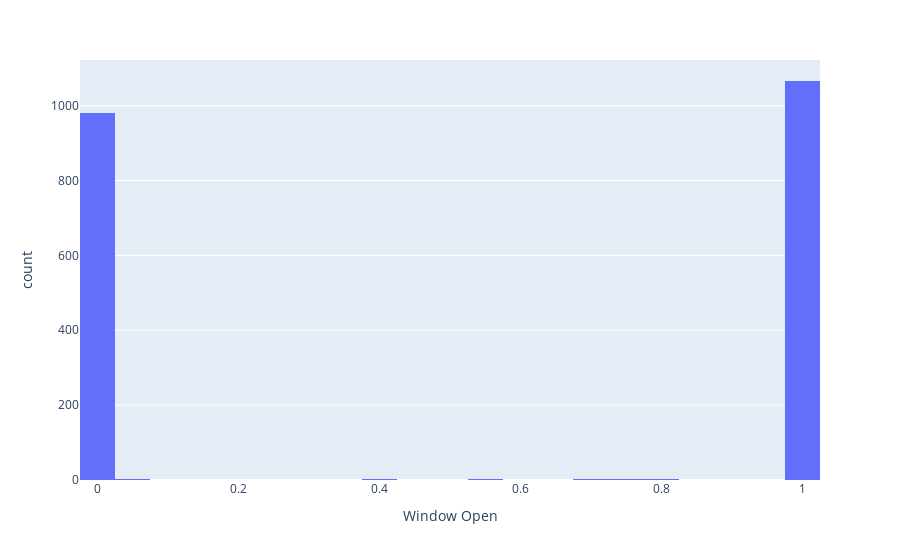

Here is the notebook cell this chart was saved with:
### Code cell
px.histogram(dftime_30, x="Window Open")

### Figure 1 — Plotly figure (JSON) as saved in the notebook; plotly's stock layout.template omitted (floating-point values rounded to 4 significant figures; data arrays with more than 128 entries replaced by an {"elided": "..."} marker saying what was removed)
{"data": [{"alignmentgroup": "True", "bingroup": "x", "hovertemplate": "Window Open=%{x}<br>count=%{y}<extra></extra>", "legendgroup": "", "marker": {"color": "#636efa", "pattern": {"shape": ""}}, "name": "", "offsetgroup": "", "orientation": "v", "showlegend": false, "type": "histogram", "x": {"elided": "2066 float values"}, "xaxis": "x", "yaxis": "y"}], "layout": {"barmode": "relative", "legend": {"tracegroupgap": 0}, "margin": {"t": 60}, "xaxis": {"anchor": "y", "domain": [0, 1], "title": {"text": "Window Open"}}, "yaxis": {"anchor": "x", "domain": [0, 1], "title": {"text": "count"}}}}
